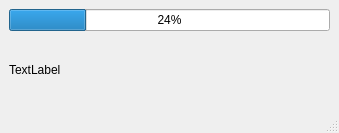
<?xml version="1.0" encoding="UTF-8"?>
<ui version="4.0">
 <class>MainWindow</class>
 <widget class="QMainWindow" name="MainWindow">
  <property name="geometry">
   <rect>
    <x>0</x>
    <y>0</y>
    <width>339</width>
    <height>133</height>
   </rect>
  </property>
  <property name="windowTitle">
   <string>MainWindow</string>
  </property>
  <widget class="QWidget" name="centralwidget">
   <layout class="QVBoxLayout" name="verticalLayout_2">
    <item>
     <layout class="QVBoxLayout" name="verticalLayout">
      <item>
       <widget class="QProgressBar" name="archive_upload_progress_bar">
        <property name="value">
         <number>24</number>
        </property>
       </widget>
      </item>
      <item>
       <widget class="QLabel" name="archive_upload_progress_label">
        <property name="text">
         <string>TextLabel</string>
        </property>
       </widget>
      </item>
     </layout>
    </item>
   </layout>
  </widget>
  <widget class="QMenuBar" name="menubar">
   <property name="geometry">
    <rect>
     <x>0</x>
     <y>0</y>
     <width>339</width>
     <height>21</height>
    </rect>
   </property>
  </widget>
  <widget class="QStatusBar" name="statusbar"/>
 </widget>
 <resources/>
 <connections/>
</ui>
